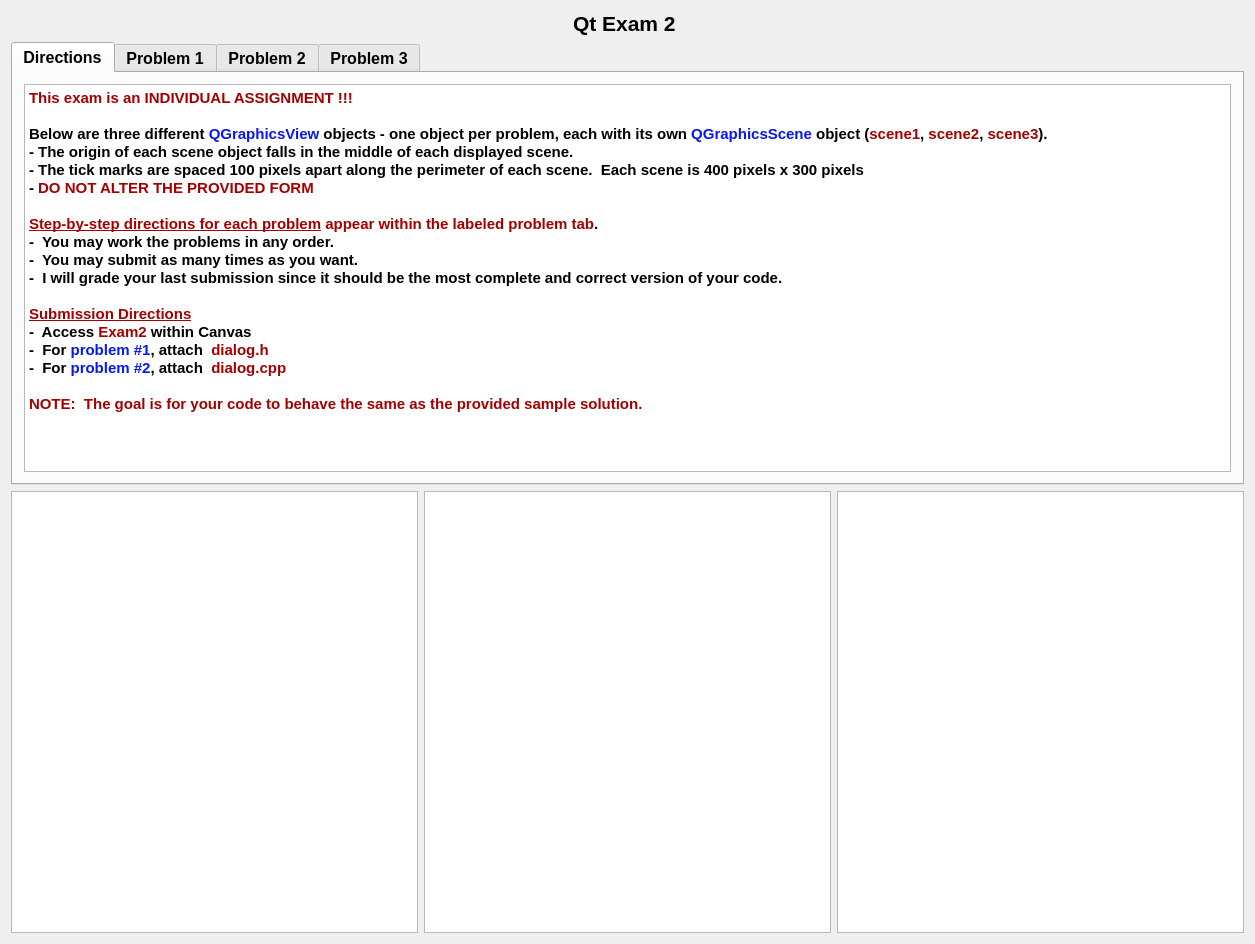
<?xml version="1.0" encoding="UTF-8"?>
<ui version="4.0">
 <class>Dialog</class>
 <widget class="QDialog" name="Dialog">
  <property name="geometry">
   <rect>
    <x>0</x>
    <y>0</y>
    <width>1255</width>
    <height>944</height>
   </rect>
  </property>
  <property name="windowTitle">
   <string>Dialog</string>
  </property>
  <layout class="QVBoxLayout" name="verticalLayout">
   <item>
    <layout class="QHBoxLayout" name="horizontalLayout">
     <item>
      <spacer name="horizontalSpacer">
       <property name="orientation">
        <enum>Qt::Horizontal</enum>
       </property>
       <property name="sizeHint" stdset="0">
        <size>
         <width>40</width>
         <height>20</height>
        </size>
       </property>
      </spacer>
     </item>
     <item>
      <widget class="QLabel" name="titleLabel">
       <property name="font">
        <font>
         <pointsize>16</pointsize>
         <weight>75</weight>
         <bold>true</bold>
        </font>
       </property>
       <property name="text">
        <string>Qt Exam 2 </string>
       </property>
      </widget>
     </item>
     <item>
      <spacer name="horizontalSpacer_2">
       <property name="orientation">
        <enum>Qt::Horizontal</enum>
       </property>
       <property name="sizeHint" stdset="0">
        <size>
         <width>40</width>
         <height>20</height>
        </size>
       </property>
      </spacer>
     </item>
    </layout>
   </item>
   <item>
    <widget class="QTabWidget" name="tabWidget">
     <property name="font">
      <font>
       <pointsize>12</pointsize>
       <weight>75</weight>
       <bold>true</bold>
      </font>
     </property>
     <property name="currentIndex">
      <number>0</number>
     </property>
     <widget class="QWidget" name="tab">
      <attribute name="title">
       <string>Directions</string>
      </attribute>
      <layout class="QVBoxLayout" name="verticalLayout_2">
       <item>
        <widget class="QTextBrowser" name="textBrowser">
         <property name="html">
          <string>&lt;!DOCTYPE HTML PUBLIC &quot;-//W3C//DTD HTML 4.0//EN&quot; &quot;http://www.w3.org/TR/REC-html40/strict.dtd&quot;&gt;
&lt;html&gt;&lt;head&gt;&lt;meta name=&quot;qrichtext&quot; content=&quot;1&quot; /&gt;&lt;style type=&quot;text/css&quot;&gt;
p, li { white-space: pre-wrap; }
&lt;/style&gt;&lt;/head&gt;&lt;body style=&quot; font-family:'Cantarell'; font-size:12pt; font-weight:600; font-style:normal;&quot;&gt;
&lt;p style=&quot; margin-top:0px; margin-bottom:0px; margin-left:0px; margin-right:0px; -qt-block-indent:0; text-indent:0px;&quot;&gt;&lt;span style=&quot; font-size:11pt; color:#a40000;&quot;&gt;This exam is an INDIVIDUAL ASSIGNMENT !!!&lt;/span&gt;&lt;/p&gt;
&lt;p style=&quot;-qt-paragraph-type:empty; margin-top:0px; margin-bottom:0px; margin-left:0px; margin-right:0px; -qt-block-indent:0; text-indent:0px; font-size:11pt; font-weight:400;&quot;&gt;&lt;br /&gt;&lt;/p&gt;
&lt;p style=&quot; margin-top:0px; margin-bottom:0px; margin-left:0px; margin-right:0px; -qt-block-indent:0; text-indent:0px;&quot;&gt;&lt;span style=&quot; font-size:11pt;&quot;&gt;Below are three different &lt;/span&gt;&lt;span style=&quot; font-size:11pt; color:#0617f3;&quot;&gt;QGraphicsView&lt;/span&gt;&lt;span style=&quot; font-size:11pt;&quot;&gt; objects - one object per problem, each with its own &lt;/span&gt;&lt;span style=&quot; font-size:11pt; color:#0617f3;&quot;&gt;QGraphicsScene&lt;/span&gt;&lt;span style=&quot; font-size:11pt;&quot;&gt; object (&lt;/span&gt;&lt;span style=&quot; font-size:11pt; color:#a40000;&quot;&gt;scene1&lt;/span&gt;&lt;span style=&quot; font-size:11pt;&quot;&gt;, &lt;/span&gt;&lt;span style=&quot; font-size:11pt; color:#a40000;&quot;&gt;scene2&lt;/span&gt;&lt;span style=&quot; font-size:11pt;&quot;&gt;, &lt;/span&gt;&lt;span style=&quot; font-size:11pt; color:#a40000;&quot;&gt;scene3&lt;/span&gt;&lt;span style=&quot; font-size:11pt;&quot;&gt;).&lt;/span&gt;&lt;/p&gt;
&lt;p style=&quot; margin-top:0px; margin-bottom:0px; margin-left:0px; margin-right:0px; -qt-block-indent:0; text-indent:0px;&quot;&gt;&lt;span style=&quot; font-size:11pt;&quot;&gt;- The origin of each scene object falls in the middle of each displayed scene.&lt;/span&gt;&lt;/p&gt;
&lt;p style=&quot; margin-top:0px; margin-bottom:0px; margin-left:0px; margin-right:0px; -qt-block-indent:0; text-indent:0px;&quot;&gt;&lt;span style=&quot; font-size:11pt;&quot;&gt;- The tick marks are spaced 100 pixels apart along the perimeter of each scene.  Each scene is 400 pixels x 300 pixels &lt;/span&gt;&lt;/p&gt;
&lt;p style=&quot; margin-top:0px; margin-bottom:0px; margin-left:0px; margin-right:0px; -qt-block-indent:0; text-indent:0px;&quot;&gt;&lt;span style=&quot; font-size:11pt;&quot;&gt;- &lt;/span&gt;&lt;span style=&quot; font-size:11pt; color:#a40000;&quot;&gt;DO NOT ALTER THE PROVIDED FORM&lt;/span&gt;&lt;/p&gt;
&lt;p style=&quot;-qt-paragraph-type:empty; margin-top:0px; margin-bottom:0px; margin-left:0px; margin-right:0px; -qt-block-indent:0; text-indent:0px; font-size:11pt;&quot;&gt;&lt;br /&gt;&lt;/p&gt;
&lt;p style=&quot; margin-top:0px; margin-bottom:0px; margin-left:0px; margin-right:0px; -qt-block-indent:0; text-indent:0px;&quot;&gt;&lt;span style=&quot; font-size:11pt; text-decoration: underline; color:#a40000;&quot;&gt;Step-by-step directions for each problem&lt;/span&gt;&lt;span style=&quot; font-size:11pt; color:#a40000;&quot;&gt; appear within the labeled problem tab&lt;/span&gt;&lt;span style=&quot; font-size:11pt;&quot;&gt;. &lt;/span&gt;&lt;/p&gt;
&lt;p style=&quot; margin-top:0px; margin-bottom:0px; margin-left:0px; margin-right:0px; -qt-block-indent:0; text-indent:0px;&quot;&gt;&lt;span style=&quot; font-size:11pt;&quot;&gt;-  You may work the problems in any order.&lt;/span&gt;&lt;/p&gt;
&lt;p style=&quot; margin-top:0px; margin-bottom:0px; margin-left:0px; margin-right:0px; -qt-block-indent:0; text-indent:0px;&quot;&gt;&lt;span style=&quot; font-size:11pt;&quot;&gt;-  You may submit as many times as you want.&lt;/span&gt;&lt;/p&gt;
&lt;p style=&quot; margin-top:0px; margin-bottom:0px; margin-left:0px; margin-right:0px; -qt-block-indent:0; text-indent:0px;&quot;&gt;&lt;span style=&quot; font-size:11pt;&quot;&gt;-  I will grade your last submission since it should be the most complete and correct version of your code.&lt;/span&gt;&lt;/p&gt;
&lt;p style=&quot;-qt-paragraph-type:empty; margin-top:0px; margin-bottom:0px; margin-left:0px; margin-right:0px; -qt-block-indent:0; text-indent:0px; font-size:11pt;&quot;&gt;&lt;br /&gt;&lt;/p&gt;
&lt;p style=&quot; margin-top:0px; margin-bottom:0px; margin-left:0px; margin-right:0px; -qt-block-indent:0; text-indent:0px;&quot;&gt;&lt;span style=&quot; font-size:11pt; text-decoration: underline; color:#a40000;&quot;&gt;Submission Directions&lt;/span&gt;&lt;/p&gt;
&lt;p style=&quot; margin-top:0px; margin-bottom:0px; margin-left:0px; margin-right:0px; -qt-block-indent:0; text-indent:0px;&quot;&gt;&lt;span style=&quot; font-size:11pt;&quot;&gt;-  Access &lt;/span&gt;&lt;span style=&quot; font-size:11pt; color:#a40000;&quot;&gt;Exam2&lt;/span&gt;&lt;span style=&quot; font-size:11pt;&quot;&gt; within Canvas&lt;/span&gt;&lt;/p&gt;
&lt;p style=&quot; margin-top:0px; margin-bottom:0px; margin-left:0px; margin-right:0px; -qt-block-indent:0; text-indent:0px;&quot;&gt;&lt;span style=&quot; font-size:11pt;&quot;&gt;-  For &lt;/span&gt;&lt;span style=&quot; font-size:11pt; color:#0617f3;&quot;&gt;problem #1&lt;/span&gt;&lt;span style=&quot; font-size:11pt;&quot;&gt;, attach  &lt;/span&gt;&lt;span style=&quot; font-size:11pt; color:#a40000;&quot;&gt;dialog.h&lt;/span&gt;&lt;/p&gt;
&lt;p style=&quot; margin-top:0px; margin-bottom:0px; margin-left:0px; margin-right:0px; -qt-block-indent:0; text-indent:0px;&quot;&gt;&lt;span style=&quot; font-size:11pt;&quot;&gt;-  For&lt;/span&gt;&lt;span style=&quot; font-size:11pt; color:#0617f3;&quot;&gt; problem #2&lt;/span&gt;&lt;span style=&quot; font-size:11pt;&quot;&gt;, attach  &lt;/span&gt;&lt;span style=&quot; font-size:11pt; color:#a40000;&quot;&gt;dialog.cpp&lt;/span&gt;&lt;/p&gt;
&lt;p style=&quot;-qt-paragraph-type:empty; margin-top:0px; margin-bottom:0px; margin-left:0px; margin-right:0px; -qt-block-indent:0; text-indent:0px; font-size:11pt;&quot;&gt;&lt;br /&gt;&lt;/p&gt;
&lt;p style=&quot; margin-top:0px; margin-bottom:0px; margin-left:0px; margin-right:0px; -qt-block-indent:0; text-indent:0px;&quot;&gt;&lt;span style=&quot; font-size:11pt; color:#a40000;&quot;&gt;NOTE:  The goal is for your code to behave the same as the provided sample solution. &lt;/span&gt;&lt;/p&gt;
&lt;p style=&quot;-qt-paragraph-type:empty; margin-top:0px; margin-bottom:0px; margin-left:0px; margin-right:0px; -qt-block-indent:0; text-indent:0px; font-size:11pt;&quot;&gt;&lt;br /&gt;&lt;/p&gt;&lt;/body&gt;&lt;/html&gt;</string>
         </property>
        </widget>
       </item>
      </layout>
     </widget>
     <widget class="QWidget" name="tab_2">
      <attribute name="title">
       <string>Problem 1</string>
      </attribute>
      <layout class="QVBoxLayout" name="verticalLayout_3">
       <item>
        <widget class="QTextBrowser" name="textBrowser_2">
         <property name="html">
          <string>&lt;!DOCTYPE HTML PUBLIC &quot;-//W3C//DTD HTML 4.0//EN&quot; &quot;http://www.w3.org/TR/REC-html40/strict.dtd&quot;&gt;
&lt;html&gt;&lt;head&gt;&lt;meta name=&quot;qrichtext&quot; content=&quot;1&quot; /&gt;&lt;style type=&quot;text/css&quot;&gt;
p, li { white-space: pre-wrap; }
&lt;/style&gt;&lt;/head&gt;&lt;body style=&quot; font-family:'Cantarell'; font-size:12pt; font-weight:600; font-style:normal;&quot;&gt;
&lt;p style=&quot; margin-top:0px; margin-bottom:0px; margin-left:0px; margin-right:0px; -qt-block-indent:0; text-indent:0px;&quot;&gt;&lt;span style=&quot; font-size:11pt; text-decoration: underline;&quot;&gt;2D Static Graphics&lt;/span&gt;&lt;span style=&quot; font-size:11pt;&quot;&gt;           &lt;/span&gt;&lt;span style=&quot; font-size:11pt; color:#a40000;&quot;&gt;NOTE:  The goal is for your code to behave the same as the provided sample solution. &lt;/span&gt;&lt;/p&gt;
&lt;p style=&quot;-qt-paragraph-type:empty; margin-top:0px; margin-bottom:0px; margin-left:0px; margin-right:0px; -qt-block-indent:0; text-indent:0px; font-size:11pt;&quot;&gt;&lt;br /&gt;&lt;/p&gt;
&lt;p style=&quot; margin-top:0px; margin-bottom:0px; margin-left:0px; margin-right:0px; -qt-block-indent:0; text-indent:0px;&quot;&gt;&lt;span style=&quot; font-size:11pt;&quot;&gt;(1)  Create a &lt;/span&gt;&lt;span style=&quot; font-size:11pt; color:#0617f3;&quot;&gt;QPixmap&lt;/span&gt;&lt;span style=&quot; font-size:11pt;&quot;&gt; object with dimensions &lt;/span&gt;&lt;span style=&quot; font-size:11pt; color:#a40000;&quot;&gt;100 pixels x 100 pixels&lt;/span&gt;&lt;/p&gt;
&lt;p style=&quot; margin-top:0px; margin-bottom:0px; margin-left:0px; margin-right:0px; -qt-block-indent:0; text-indent:0px;&quot;&gt;&lt;span style=&quot; font-size:11pt;&quot;&gt;(2)  Fill the pixmap object with &lt;/span&gt;&lt;span style=&quot; font-size:11pt; color:#a40000;&quot;&gt;Qt::darkMagenta&lt;/span&gt;&lt;span style=&quot; font-size:11pt;&quot;&gt; color  &lt;/span&gt;&lt;/p&gt;
&lt;p style=&quot; margin-top:0px; margin-bottom:0px; margin-left:0px; margin-right:0px; -qt-block-indent:0; text-indent:0px;&quot;&gt;&lt;span style=&quot; font-size:11pt;&quot;&gt;(3)  Create a &lt;/span&gt;&lt;span style=&quot; font-size:11pt; color:#0617f3;&quot;&gt;QPainter&lt;/span&gt;&lt;span style=&quot; font-size:11pt;&quot;&gt; object for the pixmap object&lt;/span&gt;&lt;/p&gt;
&lt;p style=&quot; margin-top:0px; margin-bottom:0px; margin-left:0px; margin-right:0px; -qt-block-indent:0; text-indent:0px;&quot;&gt;&lt;span style=&quot; font-size:11pt;&quot;&gt;(4)  Set the painter object's pen to &lt;/span&gt;&lt;span style=&quot; font-size:11pt; color:#a40000;&quot;&gt;Qt::white&lt;/span&gt;&lt;span style=&quot; font-size:11pt;&quot;&gt; color&lt;/span&gt;&lt;/p&gt;
&lt;p style=&quot; margin-top:0px; margin-bottom:0px; margin-left:0px; margin-right:0px; -qt-block-indent:0; text-indent:0px;&quot;&gt;&lt;span style=&quot; font-size:11pt;&quot;&gt;(5)  Use the painter object to add the text &lt;/span&gt;&lt;span style=&quot; font-size:11pt; color:#0617f3;&quot;&gt;UAH&lt;/span&gt;&lt;span style=&quot; font-size:11pt;&quot;&gt; to the &lt;/span&gt;&lt;span style=&quot; font-size:11pt; text-decoration: underline; color:#ce5c00;&quot;&gt;CENTER&lt;/span&gt;&lt;span style=&quot; font-size:11pt;&quot;&gt; of the pixmap object.  &lt;/span&gt;&lt;/p&gt;
&lt;p style=&quot; margin-top:0px; margin-bottom:0px; margin-left:0px; margin-right:0px; -qt-block-indent:0; text-indent:0px;&quot;&gt;&lt;span style=&quot; font-size:11pt;&quot;&gt;(6)  With the same pen color, use the painter object to add an &lt;/span&gt;&lt;span style=&quot; font-size:11pt; color:#a40000;&quot;&gt;80 pixel x 80 pixel&lt;/span&gt;&lt;span style=&quot; font-size:11pt;&quot;&gt; rectangle &lt;/span&gt;&lt;span style=&quot; font-size:11pt; text-decoration: underline; color:#ce5c00;&quot;&gt;CENTERED&lt;/span&gt;&lt;span style=&quot; font-size:11pt;&quot;&gt; within the pixmap object&lt;/span&gt;&lt;/p&gt;
&lt;p style=&quot; margin-top:0px; margin-bottom:0px; margin-left:0px; margin-right:0px; -qt-block-indent:0; text-indent:0px;&quot;&gt;&lt;span style=&quot; font-size:11pt;&quot;&gt;(7)  Create a &lt;/span&gt;&lt;span style=&quot; font-size:11pt; color:#0617f3;&quot;&gt;QGraphicsPixmapItem&lt;/span&gt;&lt;span style=&quot; font-size:11pt;&quot;&gt; from the &lt;/span&gt;&lt;span style=&quot; font-size:11pt; color:#0617f3;&quot;&gt;QPixmap&lt;/span&gt;&lt;span style=&quot; font-size:11pt;&quot;&gt; object&lt;/span&gt;&lt;/p&gt;
&lt;p style=&quot; margin-top:0px; margin-bottom:0px; margin-left:0px; margin-right:0px; -qt-block-indent:0; text-indent:0px;&quot;&gt;&lt;span style=&quot; font-size:11pt;&quot;&gt;(8)  Add the pixmap item to the &lt;/span&gt;&lt;span style=&quot; font-size:11pt; text-decoration: underline; color:#ce5c00;&quot;&gt;CENTER&lt;/span&gt;&lt;span style=&quot; font-size:11pt;&quot;&gt; of &lt;/span&gt;&lt;span style=&quot; font-size:11pt; color:#a40000;&quot;&gt;scene1&lt;/span&gt;&lt;/p&gt;
&lt;p style=&quot;-qt-paragraph-type:empty; margin-top:0px; margin-bottom:0px; margin-left:0px; margin-right:0px; -qt-block-indent:0; text-indent:0px; font-size:11pt;&quot;&gt;&lt;br /&gt;&lt;/p&gt;
&lt;p style=&quot;-qt-paragraph-type:empty; margin-top:0px; margin-bottom:0px; margin-left:0px; margin-right:0px; -qt-block-indent:0; text-indent:0px; font-size:11pt;&quot;&gt;&lt;br /&gt;&lt;/p&gt;&lt;/body&gt;&lt;/html&gt;</string>
         </property>
        </widget>
       </item>
      </layout>
     </widget>
     <widget class="QWidget" name="tab_3">
      <attribute name="title">
       <string>Problem 2</string>
      </attribute>
      <layout class="QVBoxLayout" name="verticalLayout_4">
       <item>
        <widget class="QTextBrowser" name="textBrowser_3">
         <property name="html">
          <string>&lt;!DOCTYPE HTML PUBLIC &quot;-//W3C//DTD HTML 4.0//EN&quot; &quot;http://www.w3.org/TR/REC-html40/strict.dtd&quot;&gt;
&lt;html&gt;&lt;head&gt;&lt;meta name=&quot;qrichtext&quot; content=&quot;1&quot; /&gt;&lt;style type=&quot;text/css&quot;&gt;
p, li { white-space: pre-wrap; }
&lt;/style&gt;&lt;/head&gt;&lt;body style=&quot; font-family:'Cantarell'; font-size:12pt; font-weight:600; font-style:normal;&quot;&gt;
&lt;p style=&quot; margin-top:0px; margin-bottom:0px; margin-left:0px; margin-right:0px; -qt-block-indent:0; text-indent:0px;&quot;&gt;&lt;span style=&quot; font-size:11pt; text-decoration: underline;&quot;&gt;Qt-SQL Interface&lt;/span&gt;&lt;span style=&quot; font-size:11pt;&quot;&gt;         &lt;/span&gt;&lt;span style=&quot; font-size:11pt; color:#a40000;&quot;&gt;NOTE:  The goal is for your code to behave the same as the provided sample solution. &lt;/span&gt;&lt;/p&gt;
&lt;p style=&quot;-qt-paragraph-type:empty; margin-top:0px; margin-bottom:0px; margin-left:0px; margin-right:0px; -qt-block-indent:0; text-indent:0px; font-size:11pt;&quot;&gt;&lt;br /&gt;&lt;/p&gt;
&lt;p style=&quot; margin-top:0px; margin-bottom:0px; margin-left:0px; margin-right:0px; -qt-block-indent:0; text-indent:0px;&quot;&gt;&lt;span style=&quot; font-size:11pt;&quot;&gt;(1)  Configure a &lt;/span&gt;&lt;span style=&quot; font-size:11pt; color:#0617f3;&quot;&gt;QSqlDatabase&lt;/span&gt;&lt;span style=&quot; font-size:11pt;&quot;&gt; object to read from an &lt;/span&gt;&lt;span style=&quot; font-size:11pt; color:#a40000;&quot;&gt;SQLite&lt;/span&gt;&lt;span style=&quot; font-size:11pt;&quot;&gt; database&lt;/span&gt;&lt;/p&gt;
&lt;p style=&quot; margin-top:0px; margin-bottom:0px; margin-left:0px; margin-right:0px; -qt-block-indent:0; text-indent:0px;&quot;&gt;&lt;span style=&quot; font-size:11pt;&quot;&gt;(2)  Assume that the absolute pathname  &lt;/span&gt;&lt;span style=&quot; font-size:11pt; color:#a40000;&quot;&gt;/home/work/cpe353/exam2.db&lt;/span&gt;&lt;span style=&quot; font-size:11pt;&quot;&gt;  is the name of the database file&lt;/span&gt;&lt;/p&gt;
&lt;p style=&quot; margin-top:0px; margin-bottom:0px; margin-left:0px; margin-right:0px; -qt-block-indent:0; text-indent:0px;&quot;&gt;&lt;span style=&quot; font-size:11pt;&quot;&gt;(3)  Open the database file&lt;/span&gt;&lt;/p&gt;
&lt;p style=&quot; margin-top:0px; margin-bottom:0px; margin-left:0px; margin-right:0px; -qt-block-indent:0; text-indent:0px;&quot;&gt;&lt;span style=&quot; font-size:11pt;&quot;&gt;(4)  Use a &lt;/span&gt;&lt;span style=&quot; font-size:11pt; color:#0617f3;&quot;&gt;QSqlQuery&lt;/span&gt;&lt;span style=&quot; font-size:11pt;&quot;&gt; object and a &lt;/span&gt;&lt;span style=&quot; font-size:11pt; text-decoration: underline; color:#a40000;&quot;&gt;loop&lt;/span&gt;&lt;span style=&quot; font-size:11pt;&quot;&gt; to retrieve each row from the file.  &lt;/span&gt;&lt;/p&gt;
&lt;p style=&quot; margin-top:0px; margin-bottom:0px; margin-left:0px; margin-right:0px; -qt-block-indent:0; text-indent:0px;&quot;&gt;&lt;span style=&quot; font-size:11pt;&quot;&gt;      The table in the file was created using the following SQL statement where&lt;/span&gt;&lt;/p&gt;
&lt;p style=&quot; margin-top:0px; margin-bottom:0px; margin-left:0px; margin-right:0px; -qt-block-indent:0; text-indent:0px;&quot;&gt;&lt;span style=&quot; color:#a40000;&quot;&gt;      (X, Y)&lt;/span&gt; represents the &lt;span style=&quot; text-decoration: underline; color:#a40000;&quot;&gt;top left corner&lt;/span&gt; of a rectangle with width &lt;span style=&quot; color:#a40000;&quot;&gt;w&lt;/span&gt; and height &lt;span style=&quot; color:#a40000;&quot;&gt;h&lt;/span&gt;&lt;/p&gt;
&lt;p style=&quot;-qt-paragraph-type:empty; margin-top:0px; margin-bottom:0px; margin-left:0px; margin-right:0px; -qt-block-indent:0; text-indent:0px;&quot;&gt;&lt;br /&gt;&lt;/p&gt;
&lt;p style=&quot; margin-top:0px; margin-bottom:0px; margin-left:0px; margin-right:0px; -qt-block-indent:0; text-indent:0px;&quot;&gt;&lt;span style=&quot; font-size:11pt;&quot;&gt;         &lt;/span&gt;&lt;span style=&quot; font-size:11pt; color:#a40000;&quot;&gt;CREATE TABLE blocks ( x INTEGER, y INTEGER, w INTEGER, h INTEGER );&lt;/span&gt;      &lt;/p&gt;
&lt;p style=&quot;-qt-paragraph-type:empty; margin-top:0px; margin-bottom:0px; margin-left:0px; margin-right:0px; -qt-block-indent:0; text-indent:0px;&quot;&gt;&lt;br /&gt;&lt;/p&gt;
&lt;p style=&quot; margin-top:0px; margin-bottom:0px; margin-left:0px; margin-right:0px; -qt-block-indent:0; text-indent:0px;&quot;&gt;&lt;span style=&quot; font-size:11pt;&quot;&gt;(5)  For each row of data retrieved from the table, use &lt;/span&gt;&lt;span style=&quot; font-size:11pt; color:#0617f3;&quot;&gt;QGraphicsScene::addRect(  )&lt;/span&gt;&lt;span style=&quot; font-size:11pt;&quot;&gt;  to add the rectangle&lt;/span&gt;&lt;/p&gt;
&lt;p style=&quot; margin-top:0px; margin-bottom:0px; margin-left:0px; margin-right:0px; -qt-block-indent:0; text-indent:0px;&quot;&gt;&lt;span style=&quot; font-size:11pt;&quot;&gt;      to the &lt;/span&gt;&lt;span style=&quot; font-size:11pt; color:#a40000;&quot;&gt;scene2&lt;/span&gt;&lt;span style=&quot; font-size:11pt;&quot;&gt; object &lt;/span&gt;&lt;span style=&quot; font-size:11pt; text-decoration: underline; color:#a40000;&quot;&gt;at the correct position&lt;/span&gt;&lt;span style=&quot; font-size:11pt;&quot;&gt; using the &lt;/span&gt;&lt;span style=&quot; font-size:11pt; color:#0617f3;&quot;&gt;QPen&lt;/span&gt;&lt;span style=&quot; font-size:11pt;&quot;&gt; color &lt;/span&gt;&lt;span style=&quot; font-size:11pt; color:#a40000;&quot;&gt;Qt::white&lt;/span&gt;&lt;span style=&quot; font-size:11pt;&quot;&gt; and the &lt;/span&gt;&lt;span style=&quot; font-size:11pt; color:#0617f3;&quot;&gt;QBrush&lt;/span&gt;&lt;span style=&quot; font-size:11pt;&quot;&gt; color &lt;/span&gt;&lt;span style=&quot; font-size:11pt; color:#a40000;&quot;&gt;Qt::blue&lt;/span&gt;&lt;/p&gt;
&lt;p style=&quot;-qt-paragraph-type:empty; margin-top:0px; margin-bottom:0px; margin-left:0px; margin-right:0px; -qt-block-indent:0; text-indent:0px;&quot;&gt;&lt;br /&gt;&lt;/p&gt;
&lt;p style=&quot; margin-top:0px; margin-bottom:0px; margin-left:0px; margin-right:0px; -qt-block-indent:0; text-indent:0px;&quot;&gt;At grading time, additional rows may be added to the table.  Will your code still function correctly?&lt;/p&gt;
&lt;p style=&quot;-qt-paragraph-type:empty; margin-top:0px; margin-bottom:0px; margin-left:0px; margin-right:0px; -qt-block-indent:0; text-indent:0px;&quot;&gt;&lt;br /&gt;&lt;/p&gt;
&lt;p style=&quot; margin-top:0px; margin-bottom:0px; margin-left:0px; margin-right:0px; -qt-block-indent:0; text-indent:0px;&quot;&gt;&lt;span style=&quot; color:#ff0000;&quot;&gt;NOTE:  No Credit for Hardcoded Rectangle Dimensions!!!   Problem 2 is focused on the Qt-SQL interface.&lt;/span&gt;&lt;/p&gt;
&lt;p style=&quot; margin-top:0px; margin-bottom:0px; margin-left:0px; margin-right:0px; -qt-block-indent:0; text-indent:0px;&quot;&gt;&lt;span style=&quot; color:#ff0000;&quot;&gt;             Your code must retrieve a row from the table and immediately use the retrieved values to draw the item to receive credit.&lt;/span&gt;&lt;/p&gt;&lt;/body&gt;&lt;/html&gt;</string>
         </property>
        </widget>
       </item>
      </layout>
     </widget>
     <widget class="QWidget" name="tab_4">
      <attribute name="title">
       <string>Problem 3</string>
      </attribute>
      <layout class="QVBoxLayout" name="verticalLayout_5">
       <item>
        <widget class="QTextBrowser" name="textBrowser_4">
         <property name="html">
          <string>&lt;!DOCTYPE HTML PUBLIC &quot;-//W3C//DTD HTML 4.0//EN&quot; &quot;http://www.w3.org/TR/REC-html40/strict.dtd&quot;&gt;
&lt;html&gt;&lt;head&gt;&lt;meta name=&quot;qrichtext&quot; content=&quot;1&quot; /&gt;&lt;style type=&quot;text/css&quot;&gt;
p, li { white-space: pre-wrap; }
&lt;/style&gt;&lt;/head&gt;&lt;body style=&quot; font-family:'Cantarell'; font-size:12pt; font-weight:600; font-style:normal;&quot;&gt;
&lt;p style=&quot; margin-top:0px; margin-bottom:0px; margin-left:0px; margin-right:0px; -qt-block-indent:0; text-indent:0px;&quot;&gt;&lt;span style=&quot; font-size:11pt; text-decoration: underline;&quot;&gt;Animated Clock Face&lt;/span&gt;&lt;span style=&quot; font-size:11pt;&quot;&gt;         &lt;/span&gt;&lt;span style=&quot; font-size:11pt; color:#a40000;&quot;&gt;NOTE:  The goal is for your code to behave the same as the provided sample solution. &lt;/span&gt;&lt;/p&gt;
&lt;p style=&quot; margin-top:0px; margin-bottom:0px; margin-left:0px; margin-right:0px; -qt-block-indent:0; text-indent:0px;&quot;&gt;&lt;span style=&quot; font-size:11pt;&quot;&gt;(1)  Create and configure the &lt;/span&gt;&lt;span style=&quot; font-size:11pt; text-decoration: underline; color:#a40000;&quot;&gt;second hand&lt;/span&gt;&lt;/p&gt;
&lt;p style=&quot; margin-top:0px; margin-bottom:0px; margin-left:0px; margin-right:0px; -qt-block-indent:0; text-indent:0px;&quot;&gt;&lt;span style=&quot; font-size:11pt;&quot;&gt;       - Create a &lt;/span&gt;&lt;span style=&quot; font-size:11pt; color:#0617f3;&quot;&gt;QGraphicsRectItem&lt;/span&gt;&lt;span style=&quot; font-size:11pt;&quot;&gt; for the second hand with dimensions &lt;/span&gt;&lt;span style=&quot; font-size:11pt; color:#a40000;&quot;&gt;80 pixels x 6 pixels&lt;/span&gt;&lt;/p&gt;
&lt;p style=&quot; margin-top:0px; margin-bottom:0px; margin-left:0px; margin-right:0px; -qt-block-indent:0; text-indent:0px;&quot;&gt;&lt;span style=&quot; font-size:11pt;&quot;&gt;       - Use the item's own relative coordinate system to place one end of the item at the origin of &lt;/span&gt;&lt;span style=&quot; font-size:11pt; color:#a40000;&quot;&gt;scene3&lt;/span&gt;&lt;/p&gt;
&lt;p style=&quot; margin-top:0px; margin-bottom:0px; margin-left:0px; margin-right:0px; -qt-block-indent:0; text-indent:0px;&quot;&gt;&lt;span style=&quot; font-size:11pt;&quot;&gt;       - Use a &lt;/span&gt;&lt;span style=&quot; font-size:11pt; color:#0617f3;&quot;&gt;QBrush&lt;/span&gt;&lt;span style=&quot; font-size:11pt;&quot;&gt; set to &lt;/span&gt;&lt;span style=&quot; font-size:11pt; color:#a40000;&quot;&gt;Qt::red&lt;/span&gt;&lt;/p&gt;
&lt;p style=&quot; margin-top:0px; margin-bottom:0px; margin-left:0px; margin-right:0px; -qt-block-indent:0; text-indent:0px;&quot;&gt;&lt;span style=&quot; font-size:11pt;&quot;&gt;       - Set the second hand object starting rotation to &lt;/span&gt;&lt;span style=&quot; font-size:11pt; color:#a40000;&quot;&gt;-90 degrees&lt;/span&gt;&lt;/p&gt;
&lt;p style=&quot; margin-top:0px; margin-bottom:0px; margin-left:0px; margin-right:0px; -qt-block-indent:0; text-indent:0px;&quot;&gt;&lt;span style=&quot; font-size:11pt;&quot;&gt;       - Add the second hand object to &lt;/span&gt;&lt;span style=&quot; font-size:11pt; color:#a40000;&quot;&gt;scene3&lt;/span&gt;&lt;/p&gt;
&lt;p style=&quot; margin-top:0px; margin-bottom:0px; margin-left:0px; margin-right:0px; -qt-block-indent:0; text-indent:0px;&quot;&gt;&lt;span style=&quot; font-size:11pt;&quot;&gt;(2)  Create and configure the &lt;/span&gt;&lt;span style=&quot; font-size:11pt; text-decoration: underline; color:#a40000;&quot;&gt;minute hand&lt;/span&gt;&lt;/p&gt;
&lt;p style=&quot; margin-top:0px; margin-bottom:0px; margin-left:0px; margin-right:0px; -qt-block-indent:0; text-indent:0px;&quot;&gt;&lt;span style=&quot; font-size:11pt;&quot;&gt;       - Create a &lt;/span&gt;&lt;span style=&quot; font-size:11pt; color:#0617f3;&quot;&gt;QGraphicsRectItem&lt;/span&gt;&lt;span style=&quot; font-size:11pt;&quot;&gt; for the minute hand with dimensions &lt;/span&gt;&lt;span style=&quot; font-size:11pt; color:#a40000;&quot;&gt;90 pixels x 6 pixels&lt;/span&gt;&lt;/p&gt;
&lt;p style=&quot; margin-top:0px; margin-bottom:0px; margin-left:0px; margin-right:0px; -qt-block-indent:0; text-indent:0px;&quot;&gt;&lt;span style=&quot; font-size:11pt;&quot;&gt;       - Use the item's own relative coordinate system to place one end of the item at the origin of &lt;/span&gt;&lt;span style=&quot; font-size:11pt; color:#a40000;&quot;&gt;scene3&lt;/span&gt;&lt;/p&gt;
&lt;p style=&quot; margin-top:0px; margin-bottom:0px; margin-left:0px; margin-right:0px; -qt-block-indent:0; text-indent:0px;&quot;&gt;&lt;span style=&quot; font-size:11pt;&quot;&gt;       - Use a &lt;/span&gt;&lt;span style=&quot; font-size:11pt; color:#0617f3;&quot;&gt;QBrush&lt;/span&gt;&lt;span style=&quot; font-size:11pt;&quot;&gt; set to &lt;/span&gt;&lt;span style=&quot; font-size:11pt; color:#a40000;&quot;&gt;Qt::green&lt;/span&gt;&lt;/p&gt;
&lt;p style=&quot; margin-top:0px; margin-bottom:0px; margin-left:0px; margin-right:0px; -qt-block-indent:0; text-indent:0px;&quot;&gt;&lt;span style=&quot; font-size:11pt;&quot;&gt;       - Set the minute hand object starting rotation to &lt;/span&gt;&lt;span style=&quot; font-size:11pt; color:#a40000;&quot;&gt;-90 degrees&lt;/span&gt;&lt;/p&gt;
&lt;p style=&quot; margin-top:0px; margin-bottom:0px; margin-left:0px; margin-right:0px; -qt-block-indent:0; text-indent:0px;&quot;&gt;&lt;span style=&quot; font-size:11pt;&quot;&gt;       - Add the minute hand object to &lt;/span&gt;&lt;span style=&quot; font-size:11pt; color:#a40000;&quot;&gt;scene3&lt;/span&gt;&lt;/p&gt;
&lt;p style=&quot; margin-top:0px; margin-bottom:0px; margin-left:0px; margin-right:0px; -qt-block-indent:0; text-indent:0px;&quot;&gt;&lt;span style=&quot; font-size:11pt; color:#000000;&quot;&gt;(3)  Create a &lt;/span&gt;&lt;span style=&quot; font-size:11pt; color:#0617f3;&quot;&gt;QTimer&lt;/span&gt;&lt;span style=&quot; font-size:11pt; color:#000000;&quot;&gt; object that will invoke a &lt;/span&gt;&lt;span style=&quot; font-size:11pt; text-decoration: underline; color:#000000;&quot;&gt;custom slot function&lt;/span&gt;&lt;span style=&quot; font-size:11pt; color:#000000;&quot;&gt; every &lt;/span&gt;&lt;span style=&quot; font-size:11pt; color:#a40000;&quot;&gt;50 milliseconds    &lt;/span&gt;&lt;span style=&quot; font-size:11pt; color:#000000;&quot;&gt;[&lt;/span&gt;&lt;span style=&quot; font-size:11pt; color:#a40000;&quot;&gt;NOTE: our clock runs faster than real time&lt;/span&gt;&lt;span style=&quot; font-size:11pt; color:#000000;&quot;&gt;]&lt;/span&gt;&lt;/p&gt;
&lt;p style=&quot; margin-top:0px; margin-bottom:0px; margin-left:0px; margin-right:0px; -qt-block-indent:0; text-indent:0px;&quot;&gt;&lt;span style=&quot; font-size:11pt; color:#000000;&quot;&gt;       Set the interval for the timer using the provided  &lt;/span&gt;&lt;span style=&quot; font-size:11pt; color:#a40000;&quot;&gt;TIMER_INTERVAL &lt;/span&gt;&lt;span style=&quot; font-size:11pt; color:#000000;&quot;&gt; constant &lt;/span&gt;&lt;/p&gt;
&lt;p style=&quot; margin-top:0px; margin-bottom:0px; margin-left:0px; margin-right:0px; -qt-block-indent:0; text-indent:0px;&quot;&gt;&lt;span style=&quot; font-size:11pt; color:#000000;&quot;&gt;(4)  Within the custom slot function , do the following     [quick check:  5 revolutions of second hand results in minute hand moving to the next blue tick]&lt;/span&gt;&lt;/p&gt;
&lt;p style=&quot; margin-top:0px; margin-bottom:0px; margin-left:0px; margin-right:0px; -qt-block-indent:0; text-indent:0px;&quot;&gt;&lt;span style=&quot; font-size:11pt; color:#000000;&quot;&gt;       - Rotate the &lt;/span&gt;&lt;span style=&quot; font-size:11pt; color:#0617f3;&quot;&gt;second hand&lt;/span&gt;&lt;span style=&quot; font-size:11pt; color:#000000;&quot;&gt; object by &lt;/span&gt;&lt;span style=&quot; font-size:11pt; color:#a40000;&quot;&gt;6 degrees &lt;/span&gt;&lt;span style=&quot; font-size:11pt; color:#000000;&quot;&gt;on each timeout&lt;/span&gt;&lt;/p&gt;
&lt;p style=&quot; margin-top:0px; margin-bottom:0px; margin-left:0px; margin-right:0px; -qt-block-indent:0; text-indent:0px;&quot;&gt;&lt;span style=&quot; font-size:11pt; color:#000000;&quot;&gt;       - Rotate the &lt;/span&gt;&lt;span style=&quot; font-size:11pt; color:#0617f3;&quot;&gt;minute hand&lt;/span&gt;&lt;span style=&quot; font-size:11pt; color:#000000;&quot;&gt; object by &lt;/span&gt;&lt;span style=&quot; font-size:11pt; color:#a40000;&quot;&gt;0.1 degrees &lt;/span&gt;&lt;span style=&quot; font-size:11pt; color:#000000;&quot;&gt;on each timeout&lt;/span&gt;&lt;/p&gt;&lt;/body&gt;&lt;/html&gt;</string>
         </property>
        </widget>
       </item>
      </layout>
     </widget>
    </widget>
   </item>
   <item>
    <layout class="QHBoxLayout" name="horizontalLayout_2">
     <item>
      <widget class="QGraphicsView" name="graphicsView1"/>
     </item>
     <item>
      <widget class="QGraphicsView" name="graphicsView2"/>
     </item>
     <item>
      <widget class="QGraphicsView" name="graphicsView3"/>
     </item>
    </layout>
   </item>
  </layout>
 </widget>
 <layoutdefault spacing="6" margin="11"/>
 <resources/>
 <connections/>
</ui>
